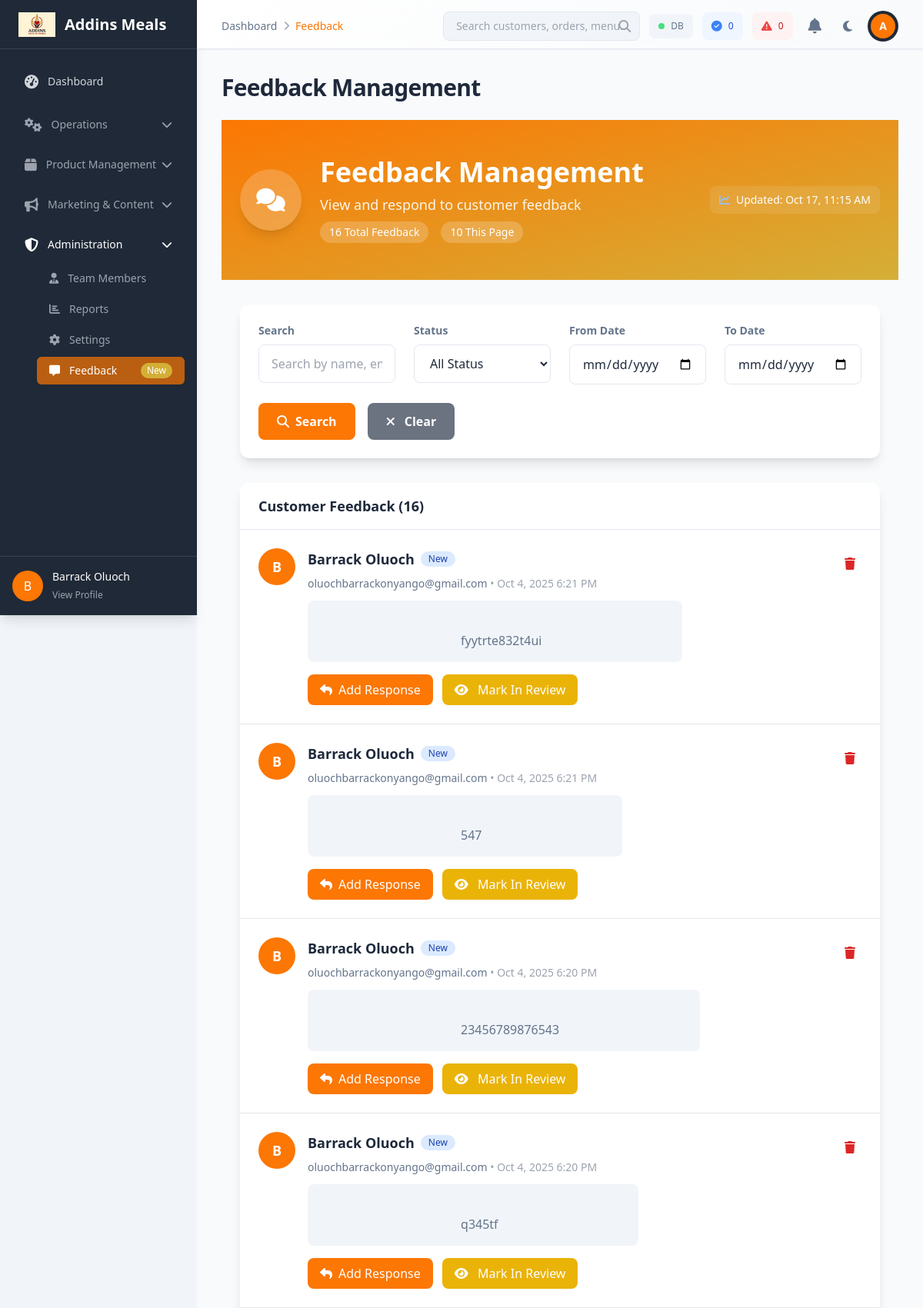
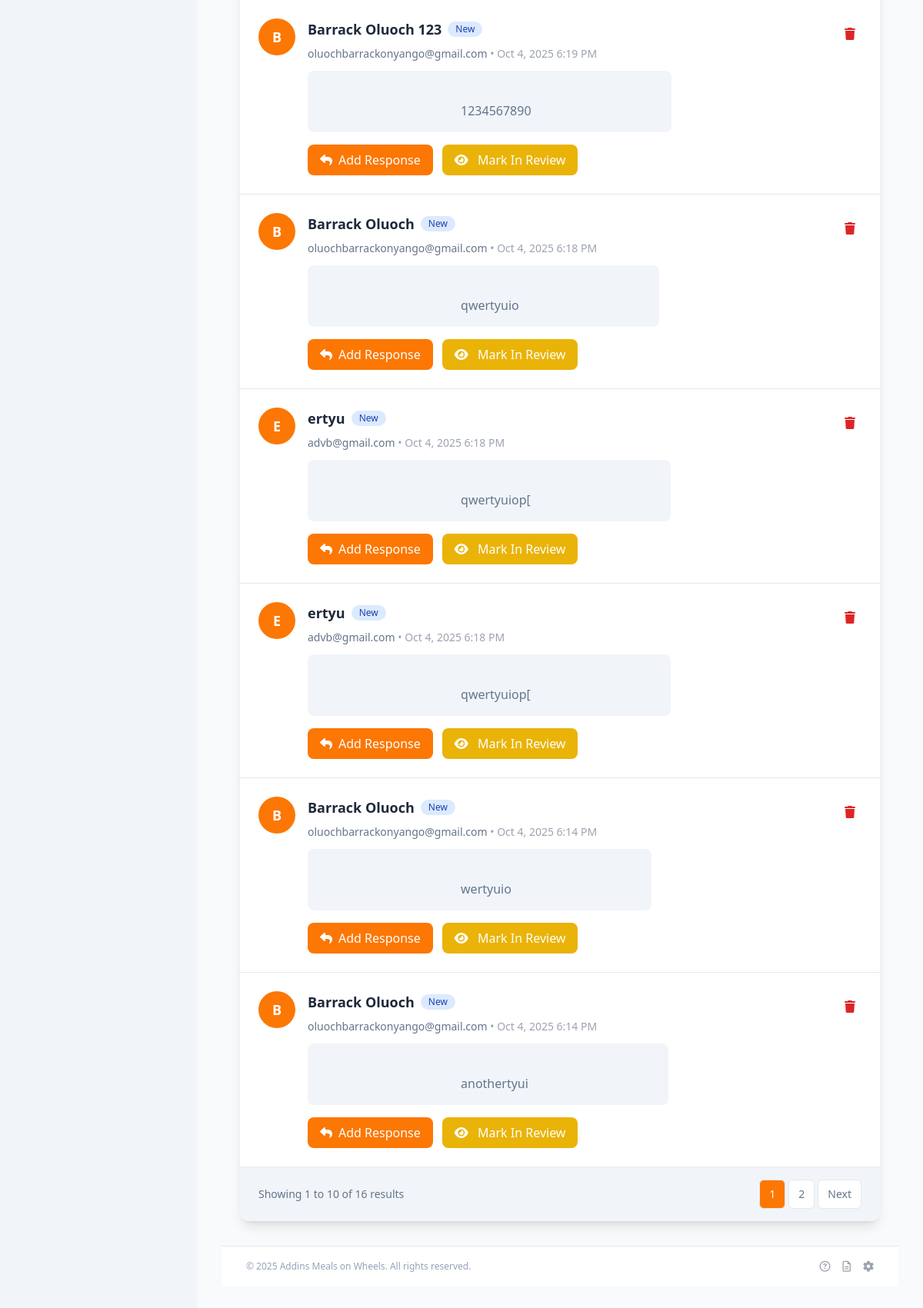
/admin/feedback.php (signed in), run on an earlier commit of the app's database (2 pictures, top to bottom).
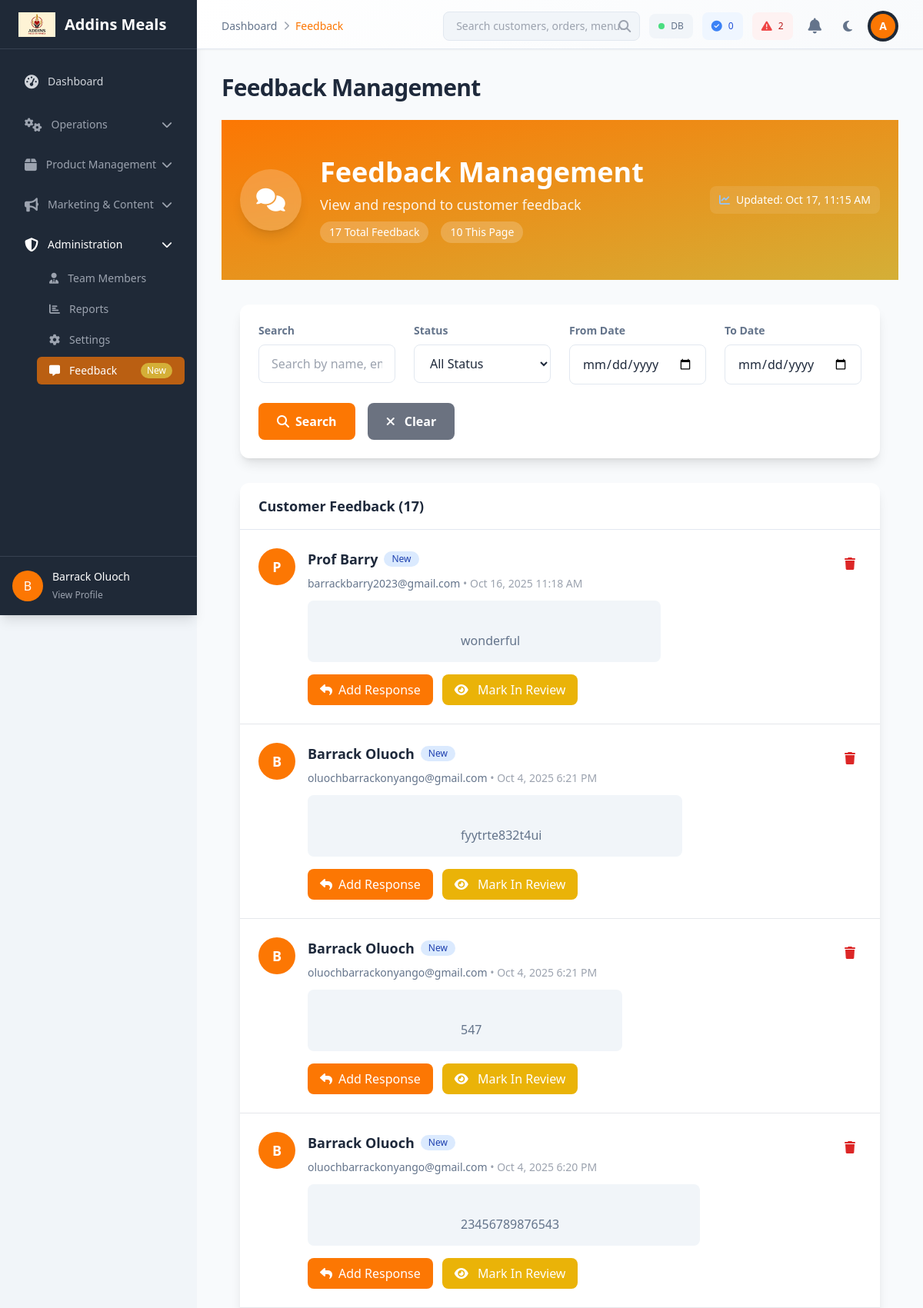
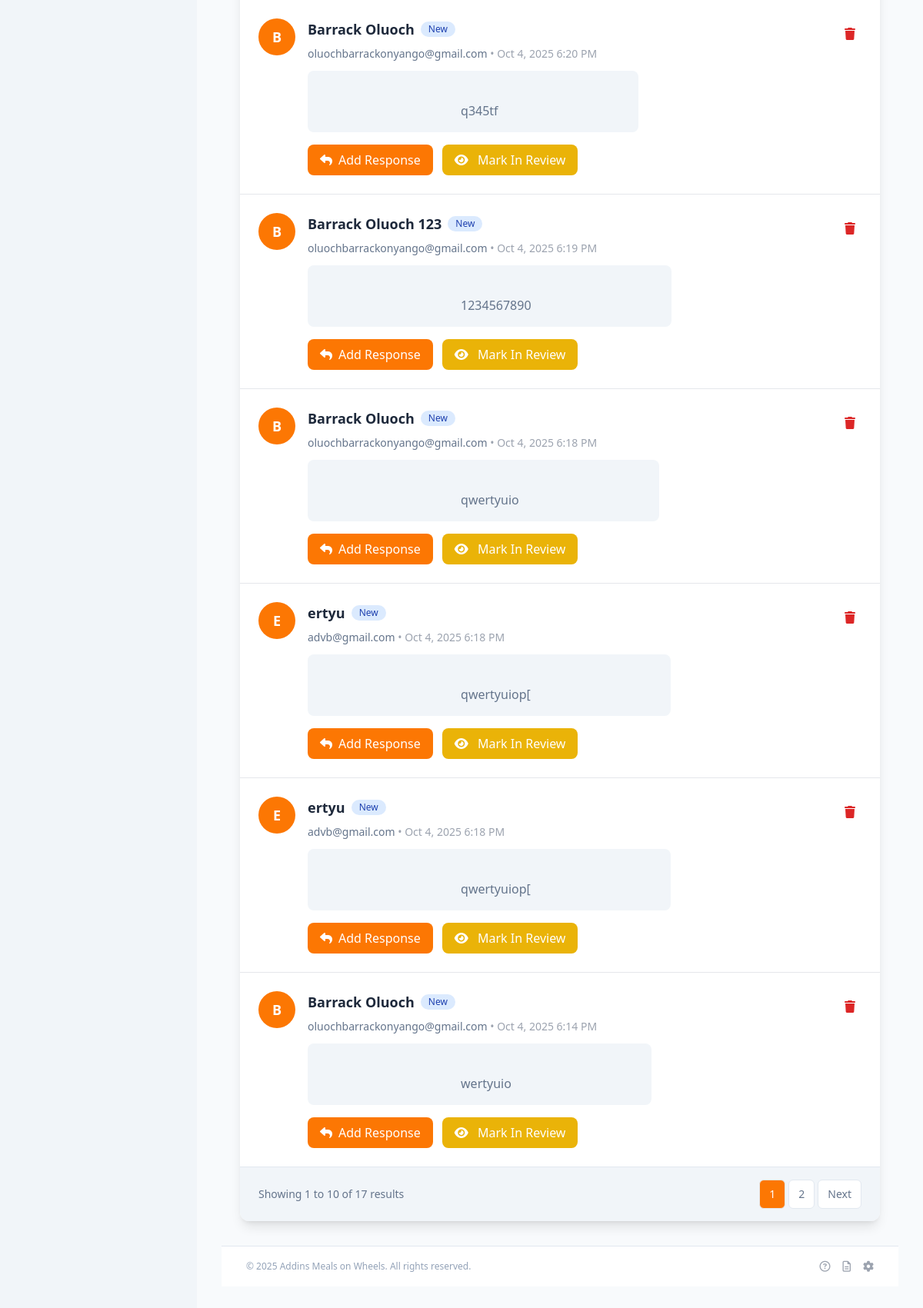
And on a later commit of the database (2 pictures, top to bottom).
### tables this page shows
CREATE TABLE `feedback` (
  `id` int(11) NOT NULL,
  `name` varchar(100) DEFAULT NULL,
  `email` varchar(150) DEFAULT NULL,
  `message` text DEFAULT NULL,
  `status` enum('new','in_review','resolved','closed') DEFAULT 'new',
  `response` text DEFAULT NULL,
  `response_date` timestamp NULL DEFAULT NULL,
  `created_at` timestamp NOT NULL DEFAULT current_timestamp()
);

### admin/feedback.php (the view, shortened to what the changed rows need)
<?php
require_once '../includes/config.php';
require_once 'includes/functions.php';
$search = $_GET['search'] ?? '';
$status_filter = $_GET['status'] ?? 'all';
$date_from = $_GET['date_from'] ?? '';
$date_to = $_GET['date_to'] ?? '';
$page = isset($_GET['page']) ? (int)$_GET['page'] : 1;
$per_page = 10;
$offset = ($page - 1) * $per_page;
$where_conditions = [];
$params = [];
$where_clause = !empty($where_conditions) ? 'WHERE ' . implode(' AND ', $where_conditions) : '';
$total_sql = "SELECT COUNT(*) as count FROM feedback f $where_clause";
$total_stmt = $pdo->prepare($total_sql);
$total_stmt->execute($params);
$total_feedback = (int)$total_stmt->fetch(PDO::FETCH_ASSOC)['count'];
$sql = "SELECT f.* FROM feedback f $where_clause ORDER BY f.created_at DESC LIMIT $offset, $per_page";
$stmt = $pdo->prepare($sql);
$stmt->execute($params);
$feedback_list = $stmt->fetchAll(PDO::FETCH_ASSOC);
$total_pages = ceil($total_feedback / $per_page);
$page_title = 'Feedback Management';
require_once 'includes/header.php';
?>
<div class="bg-gradient-to-br from-primary via-primary-dark to-secondary text-white">
    <div class="container mx-auto px-6 py-12">
        <div class="flex flex-col lg:flex-row lg:items-center lg:justify-between">
            <div class="flex items-center space-x-6">
                <div>
                    <h1 class="text-3xl md:text-4xl font-bold mb-2">Feedback Management</h1>
                    <div class="flex items-center space-x-4">
                        <span class="px-3 py-1 bg-white/20 backdrop-blur-sm rounded-full text-sm font-medium">
                            <?php echo $total_feedback; ?> Total Feedback
                        </span>
                        <span class="px-3 py-1 bg-white/20 backdrop-blur-sm rounded-full text-sm font-medium">
                            <?php echo count($feedback_list); ?> This Page
                        </span>
                    </div>
                </div>
            </div>
        </div>
    </div>
</div>
<div class="container mx-auto px-6 py-8">
    <div class="bg-white rounded-xl shadow-lg overflow-hidden">
        <div class="px-6 py-4 border-b border-gray-200">
            <h2 class="text-lg font-semibold text-gray-900">Customer Feedback (<?php echo $total_feedback; ?>)</h2>
        </div>
        <?php if (empty($feedback_list)): ?>
            <div class="p-12 text-center">
                <i class="fas fa-comments text-4xl text-gray-400 mb-4"></i>
                <h3 class="text-lg font-medium text-gray-900 mb-2">No feedback found</h3>
                <p class="text-gray-500">No feedback entries match your current filters.</p>
            </div>
        <?php else: ?>
            <div class="divide-y divide-gray-200">
                <?php foreach ($feedback_list as $item): ?>
                    <div class="p-6 hover:bg-gray-50 transition-colors duration-200">
                        <div class="flex items-start justify-between">
                            <div class="flex items-start space-x-4">
                                <div class="flex-shrink-0">
                                    <div class="h-12 w-12 rounded-full bg-primary flex items-center justify-center text-white font-semibold text-lg">
                                        <?php echo strtoupper(substr($item['name'], 0, 1)); ?>
                                    </div>
                                </div>
                                <div class="flex-1 min-w-0">
                                    <div class="flex items-center space-x-2 mb-2">
                                        <h3 class="text-lg font-semibold text-gray-900">
                                            <?php echo htmlspecialchars($item['name']); ?>
                                        </h3>
                                        <span class="px-2.5 py-0.5 rounded-full text-xs font-medium <?php echo getStatusBadgeClass($item['status'] ?? 'new'); ?>">
                                            <?php echo ucfirst(str_replace('_', ' ', $item['status'] ?? 'new')); ?>
                                        </span>
                                    </div>
                                    <div class="text-sm text-gray-600 mb-3">
                                        <?php echo htmlspecialchars($item['email']); ?>
                                        <span class="text-gray-400">•</span>
                                        <span class="text-gray-400">
                                            <?php echo date('M j, Y g:i A', strtotime($item['created_at'])); ?>
                                        </span>
                                    </div>
                                    <div class="bg-gray-50 rounded-lg p-4 mb-4">
                                        <p class="text-gray-700 whitespace-pre-wrap">
                                            <?php echo htmlspecialchars($item['message']); ?>
                                        </p>
                                    </div>
                                    <?php if (!empty($item['response'])): ?>
                                        <div class="bg-green-50 border border-green-200 rounded-lg p-4">
                                            <div class="flex justify-between items-start mb-2">
                                                <div class="flex items-center space-x-2">
                                                    <i class="fas fa-reply text-green-600"></i>
                                                    <span class="text-sm font-medium text-green-800">Your Response</span>
                                                </div>
                                                <span class="text-xs text-green-600">
                                                    <?php echo date('M j, Y g:i A', strtotime($item['response_date'])); ?>
                                                </span>
                                            </div>
                                            <p class="text-green-700 whitespace-pre-wrap">
                                                <?php echo htmlspecialchars($item['response']); ?>
                                            </p>
                                        </div>
                                    <?php else: ?>
                                        <div class="flex items-center space-x-3">
                                            <button onclick="openResponseModal(<?php echo $item['id']; ?>)"
                                                    class="bg-primary hover:bg-primary-dark text-white px-4 py-2 rounded-lg font-medium transition-colors duration-200 flex items-center">
                                                <i class="fas fa-reply mr-2"></i>
                                                Add Response
                                            </button>
                                            <form method="POST" class="inline" onsubmit="return confirm('Mark this feedback as in review?');">
                                                <button type="submit" name="update_status"
                                                        class="bg-yellow-500 hover:bg-yellow-600 text-white px-4 py-2 rounded-lg font-medium transition-colors duration-200">
                                                    <i class="fas fa-eye mr-2"></i>
                                                    Mark In Review
                                                </button>
                                            </form>
                                        </div>
                                    <?php endif; ?>
                                </div>
                            </div>
                            <div class="flex items-center space-x-2">
                                <form method="POST" class="inline" onsubmit="return confirm('Are you sure you want to delete this feedback?');">
                                    <button type="submit" name="delete_feedback"
                                            class="text-red-600 hover:text-red-900 p-2 rounded-lg transition-colors duration-200"
                                            title="Delete Feedback">
                                        <i class="fas fa-trash"></i>
                                    </button>
                                </form>
                            </div>
                        </div>
                    </div>
                <?php endforeach; ?>
            </div>
            <?php if ($total_pages > 1): ?>
                <div class="px-6 py-4 border-t border-gray-200 bg-gray-50">
                    <div class="flex items-center justify-between">
                        <div class="text-sm text-gray-700">
                            Showing <?php echo (($page - 1) * $per_page) + 1; ?> to <?php echo min($page * $per_page, $total_feedback); ?> of <?php echo $total_feedback; ?> results
                        </div>
                        <div class="flex space-x-1">
                            <?php for ($i = max(1, $page - 2); $i <= min($total_pages, $page + 2); $i++): ?>
                                <a href="?page=<?php echo $i; ?><?php echo !empty($search) ? '&search=' . urlencode($search) : ''; ?><?php echo $status_filter !== 'all' ? '&status=' . urlencode($status_filter) : ''; ?><?php echo !empty($date_from) ? '&date_from=' . urlencode($date_from) : ''; ?><?php echo !empty($date_to) ? '&date_to=' . urlencode($date_to) : ''; ?>"
                                   class="px-3 py-2 border <?php echo $i === $page ? 'bg-primary text-white' : 'border-gray-300 text-gray-700 bg-white hover:bg-gray-50'; ?> rounded-md text-sm font-medium">
                                    <?php echo $i; ?>
                                </a>
                            <?php endfor; ?>
                            <?php if ($page < $total_pages): ?>
                                <a href="?page=<?php echo $page + 1; ?><?php echo !empty($search) ? '&search=' . urlencode($search) : ''; ?><?php echo $status_filter !== 'all' ? '&status=' . urlencode($status_filter) : ''; ?><?php echo !empty($date_from) ? '&date_from=' . urlencode($date_from) : ''; ?><?php echo !empty($date_to) ? '&date_to=' . urlencode($date_to) : ''; ?>"
                                   class="px-3 py-2 border border-gray-300 rounded-md text-sm font-medium text-gray-700 bg-white hover:bg-gray-50">
                                    Next
                                </a>
                            <?php endif; ?>
                        </div>
                    </div>
                </div>
            <?php endif; ?>
        <?php endif; ?>
    </div>
</div>
<?php
require_once 'includes/footer.php';
?>

### admin/includes/header.php (shortened to what the changed rows need)
<?php
global $pdo;
$page_title = $page_title ?? 'Dashboard';
try {
    global $pdo;
} catch (Exception $e) {
    error_log("Unread notification count error: " . $e->getMessage());
    $notificationCount = 0;
}
try {
    global $pdo;
} catch (Exception $e) {
    error_log("Recent notifications error: " . $e->getMessage());
    $recentNotifications = [];
}
$systemStatus = [
    'database' => true,
    'orders_today' => 0,
    'pending_orders' => 0,
    'server_load' => 'normal'
];
try {
    global $pdo;
    if (function_exists('getCount')) {
        $systemStatus['orders_today'] = getCount($pdo, 'orders', "status = 'completed' AND DATE(created_at) = CURDATE()");
        $systemStatus['pending_orders'] = getCount($pdo, 'orders', 'status = "pending"');
    } else {
        error_log("Warning: getCount function not found or defined in header.php context.");
    }
} catch (PDOException $e) {
    error_log("System status info error: " . $e->getMessage());
    $systemStatus['database'] = false;
}
$currentPage = basename($_SERVER['PHP_SELF'], '.php');
$breadcrumbs = [];
switch($currentPage) {
    default:
        $breadcrumbs = [
            ['name' => 'Dashboard', 'url' => 'dashboard.php', 'current' => false],
            ['name' => ucfirst(str_replace('_', ' ', $currentPage)), 'url' => $_SERVER['PHP_SELF'], 'current' => true]
        ];
}
?>
<!DOCTYPE html>
<html lang="en">
<head>
    <script src="https://cdn.tailwindcss.com"></script>
    <link href="https://cdn.jsdelivr.net/npm/sweetalert2@11/dist/sweetalert2.min.css" rel="stylesheet">
    <link rel="stylesheet" href="https://cdnjs.cloudflare.com/ajax/libs/font-awesome/6.4.0/css/all.min.css" xintegrity="sha512-iecdLmaskl7CVkqkXNQ/ZH/XLlvWZOJyj7Yy7tcenmpD1ypASozpmT/E0iPtmFIB46ZmdtAc9eNBvH0H/ZpiBw==" />
</head>
<body class="bg-gray-100" x-data="{ sidebarOpen: false }" :class="sidebarOpen ? 'noscroll' : ''">
    <div class="main-content">
        <header class="bg-dark shadow-sm header border-b border-gray-200 header-container">
            <div class="max-w-full px-4 py-3 sm:px-6 lg:px-8">
                <div class="flex flex-col lg:flex-row lg:items-center lg:justify-between space-y-4 lg:space-y-0">
                    <div class="flex items-center justify-between w-full lg:w-auto">
                        <div class="flex items-center space-x-4">
                            <nav class="hidden sm:flex items-center space-x-2 text-sm">
                                <?php foreach ($breadcrumbs as $index => $breadcrumb): ?>
                                    <?php if (!$breadcrumb['current']): ?>
                                        <a href="<?php echo $breadcrumb['url']; ?>"
                                           class="breadcrumb-item text-gray-600 hover:text-primary transition-colors duration-200">
                                            <?php echo htmlspecialchars($breadcrumb['name']); ?>
                                        </a>
                                        <?php if ($index < count($breadcrumbs) - 1): ?>
                                            <i class="fas fa-chevron-right text-gray-400 text-xs"></i>
                                        <?php endif; ?>
                                    <?php else: ?>
                                        <span class="breadcrumb-item current text-primary font-medium"><?php echo htmlspecialchars($breadcrumb['name']); ?></span>
                                    <?php endif; ?>
                                <?php endforeach; ?>
                            </nav>
                        </div>
                    </div>
                    <div class="flex items-center justify-between lg:justify-end space-x-3 w-full lg:w-auto">
                        <div class="hidden lg:flex items-center space-x-3">
                            <div class="flex items-center space-x-2 px-3 py-2 bg-red-50 dark:bg-red-900 rounded-lg">
                                <i class="fas fa-exclamation-triangle text-red-500 text-sm"></i>
                                <span class="text-xs font-medium text-red-700 dark:text-red-300" title="Orders Pending"><?php echo $systemStatus['pending_orders']; ?></span>
                            </div>
                        </div>
                    </div>
                </div>
            </div>
        </header>
        <div class="content-container">
            <div class="p-4 sm:p-6 lg:p-8">
                <h1 class="text-3xl font-bold tracking-tight text-gray-900 dark:text-white mb-6 hidden sm:block">
                    <?php echo htmlspecialchars($page_title); ?>
                </h1>

What changed in the data, as far as the page shows it:
no longer on this page (row unchanged): feedback: name "B", name "Barrack Oluoch", status "New", email "oluochbarrackonyango@gmail.com", created_at "Oct 4, 2025 6:14 PM", message "anothertyui"
added feedback: name "P", name "Prof Barry", status "New", email "barrackbarry2023@gmail.com", created_at "Oct 16, 2025 11:18 AM", message "wonderful"
Also different on the page:
$systemStatus['pending_orders']: "0" → "2"
$total_feedback: "16" → "17"
